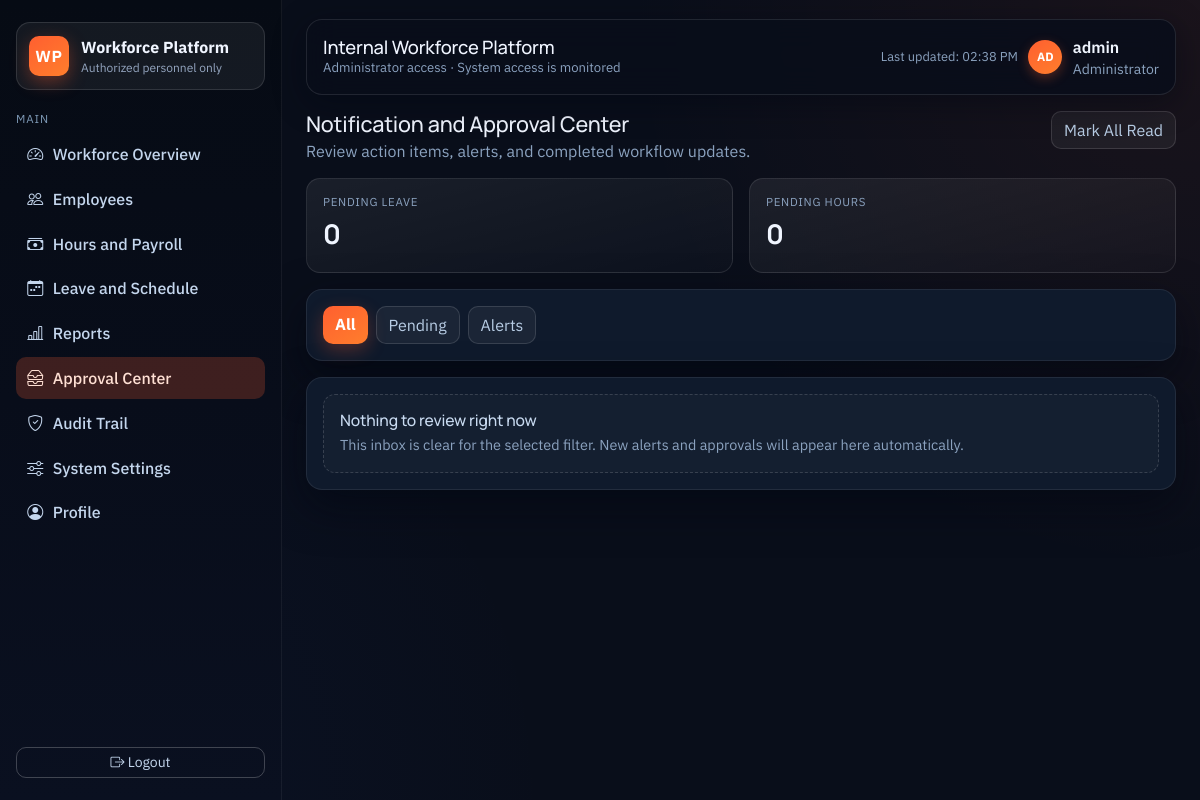
Before: /notifications/ (signed in) with the older database file.
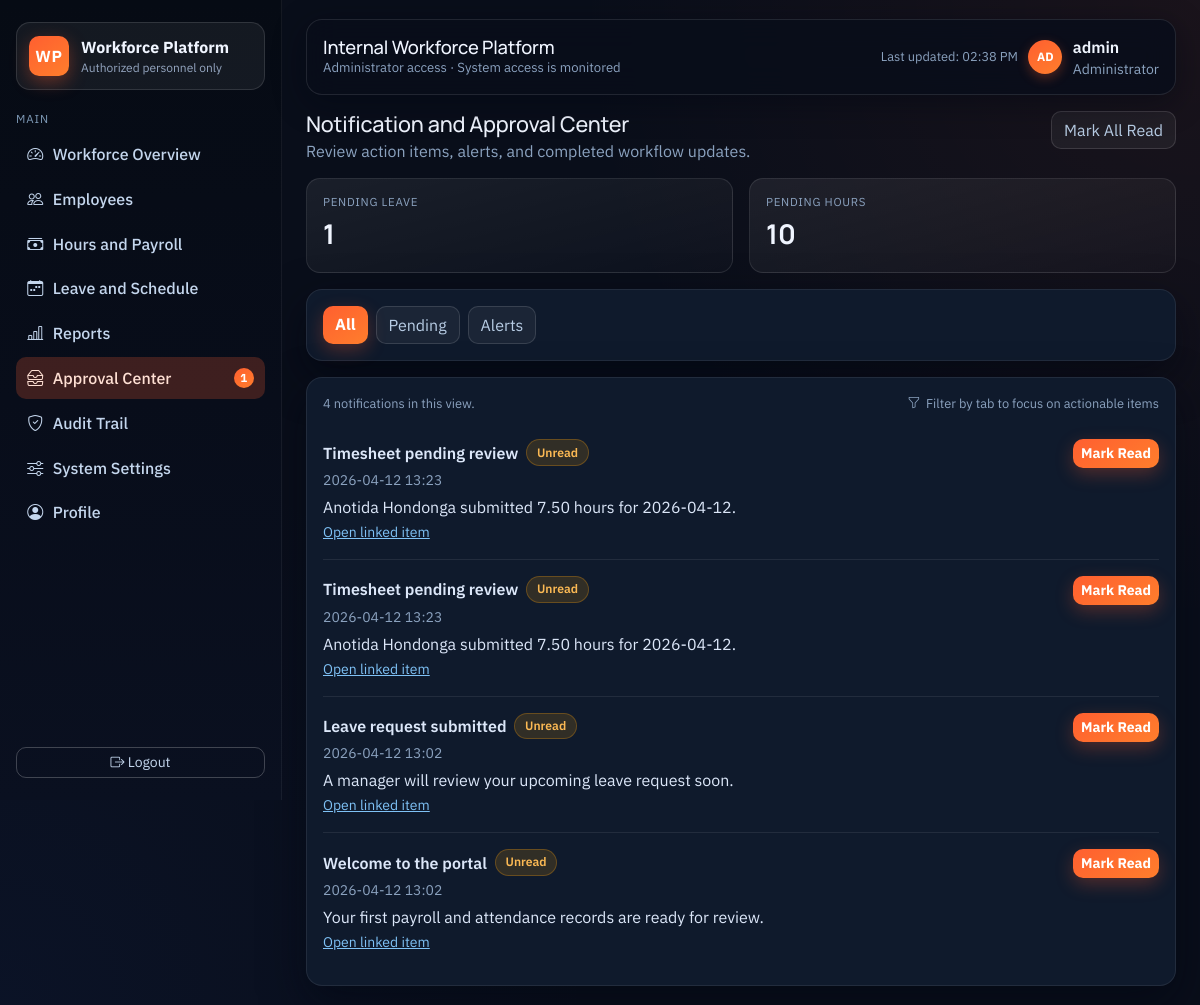
After: the same page with the newer database file.
### app/models.py (models this page shows, shortened)
class Notification(db.Model):
    __tablename__ = "notifications"
    id = db.Column(db.Integer, primary_key=True)
    user_id = db.Column(db.Integer, db.ForeignKey("users.id"), nullable=False)
    title = db.Column(db.String(140), nullable=False)
    message = db.Column(db.Text, nullable=False)
    url = db.Column(db.String(255), nullable=True)
    category = db.Column(db.String(40), nullable=False, default="info")
    is_read = db.Column(db.Boolean, nullable=False, default=False)
    created_at = db.Column(db.DateTime, default=datetime.utcnow)
    user = db.relationship("User", back_populates="notifications", lazy="joined")

### app/routes/notifications.py (the view)
@notifications_bp.route("/")
@login_required
def index():
    view = request.args.get("view", "all")
    page = parse_positive_int(request.args.get("page"), default=1)
    per_page = parse_positive_int(request.args.get("per_page"), default=20, maximum=100)
    query = Notification.query.order_by(Notification.created_at.desc())
    if current_user.has_admin_access():
        if view not in {"all", "pending", "alerts"}:
            view = "all"
        if view == "pending":
            query = query.filter(Notification.category.in_(["warning", "approval"]))
        elif view == "alerts":
            query = query.filter(Notification.category.in_(["warning", "security"]))
    else:
        if view not in {"all", "unread"}:
            view = "all"
        query = query.filter_by(user_id=current_user.id)
        if view == "unread":
            query = query.filter_by(is_read=False)
    pagination = query.paginate(page=page, per_page=per_page, error_out=False)
    notifications = pagination.items
    pending_leave = LeaveRequest.query.filter_by(status="Pending").count() if current_user.has_admin_access() else 0
    pending_hours = PayrollRecord.query.filter_by(status="Pending").count() if current_user.has_admin_access() else 0
    return render_template(
        "notifications.html",
        active_page="notifications",
        notifications=notifications,
        pagination=pagination,
        per_page=per_page,
        current_view=view,
        pending_leave=pending_leave,
        pending_hours=pending_hours,
        admin_view=current_user.has_admin_access(),
    )

### app/models.py (called while the page is built)
    @classmethod
    def label(cls, role: str) -> str:
        mapping = {
            cls.EXECUTIVE: "Executive",
            cls.ADMIN: "Administrator",
            cls.HR: "HR",
            cls.PAYROLL: "Payroll Admin",
            cls.MANAGER: "Manager",
            cls.EMPLOYEE: "Employee",
        }
        if not role:
            return "Unknown"
        return mapping.get(role, role.title())

    def has_admin_access(self) -> bool:
        return self.role in Role.ADMIN_LIKE

### app/routes/auth.py (called while the page is built)
@login_manager.user_loader
def load_user(user_id):
    return User.query.get(int(user_id))

### app/utils.py (called while the page is built)
def parse_positive_int(value, default=1, minimum=1, maximum=500):
    try:
        parsed = int(value)
    except (TypeError, ValueError):
        return default
    parsed = max(parsed, minimum)
    parsed = min(parsed, maximum)
    return parsed

### app/templates/notifications.html (shortened to what this page needs)
{% extends "base.html" %}
{% import "_components.html" as ui %}
{% block content %}
{% call ui.page_header('Notification and Approval Center', 'Review action items, alerts, and completed workflow updates.') %}
  <form method="post" action="{{ url_for('notifications.mark_all_read') }}">
    <button type="submit" class="btn btn-ghost">Mark All Read</button>
  </form>
{% endcall %}
{% if admin_view %}
  <div class="row g-3 mb-3">
    <div class="col-md-6"><div class="kpi-card"><div class="kpi-label">Pending Leave</div><p class="kpi-value">{{ pending_leave }}</p></div></div>
    <div class="col-md-6"><div class="kpi-card"><div class="kpi-label">Pending Hours</div><p class="kpi-value">{{ pending_hours }}</p></div></div>
  </div>
{% endif %}
<div class="surface-card mb-3">
  <div class="d-flex flex-wrap gap-2">
    <a class="btn {% if current_view == 'all' %}btn-primary{% else %}btn-ghost{% endif %}" href="{{ url_for('notifications.index', view='all') }}">All</a>
    {% if admin_view %}
      <a class="btn {% if current_view == 'pending' %}btn-primary{% else %}btn-ghost{% endif %}" href="{{ url_for('notifications.index', view='pending') }}">Pending</a>
      <a class="btn {% if current_view == 'alerts' %}btn-primary{% else %}btn-ghost{% endif %}" href="{{ url_for('notifications.index', view='alerts') }}">Alerts</a>
    {% else %}
      <a class="btn {% if current_view == 'unread' %}btn-primary{% else %}btn-ghost{% endif %}" href="{{ url_for('notifications.index', view='unread') }}">Unread</a>
    {% endif %}
  </div>
</div>
<div class="surface-card">
  {% if notifications %}
    <div class="table-toolbar">
      <p class="muted-meta mb-0">{{ pagination.total if pagination else notifications|length }} notifications in this view.</p>
      <span class="meta-inline"><i class="bi bi-funnel"></i>Filter by tab to focus on actionable items</span>
    </div>
    <div class="list-group list-group-flush">
      {% for note in notifications %}
        <div class="list-group-item px-0 py-3 d-flex justify-content-between align-items-start gap-3">
          <div>
            <div class="d-flex align-items-center gap-2 mb-1">
              <span class="fw-semibold">{{ note.title }}</span>
              {% if note.is_read %}
                <span class="status-badge status-active">Read</span>
              {% else %}
                <span class="status-badge status-pending">Unread</span>
              {% endif %}
            </div>
            <div class="small text-muted mb-1">{{ note.created_at.strftime('%Y-%m-%d %H:%M') }}</div>
            <div>{{ note.message }}</div>
            {% if note.url %}<a class="small" href="{{ note.url }}">Open linked item</a>{% endif %}
          </div>
          <div class="d-flex gap-1">
            {% if not note.is_read %}
              <form method="post" action="{{ url_for('notifications.mark_read', notification_id=note.id) }}"><button class="btn btn-sm btn-primary" type="submit">Mark Read</button></form>
            {% else %}
              <span class="small text-muted">Completed</span>
            {% endif %}
          </div>
        </div>
      {% endfor %}
    </div>
  {% else %}
    {{ ui.empty_state('Nothing to review right now', 'This inbox is clear for the selected filter. New alerts and approvals will appear here automatically.') }}
  {% endif %}
</div>
{% endblock %}

### app/templates/base.html (shortened to what this page needs)
<!doctype html>
<html lang="en">
  <head>
    <link href="https://cdn.jsdelivr.net/npm/bootstrap@5.3.2/dist/css/bootstrap.min.css" rel="stylesheet" />
    <link rel="stylesheet" href="https://cdn.jsdelivr.net/npm/bootstrap-icons@1.11.3/font/bootstrap-icons.min.css" />
    <link rel="stylesheet" href="{{ url_for('static', filename='css/site.css') }}" />
  </head>
  <body>
    {% if current_user.is_authenticated %}
      <div class="app-shell">
        <aside class="app-sidebar">
          <div>
            <div class="brand-block">
              <div class="brand-mark">WP</div>
              <div>
                <div class="brand-title">Workforce Platform</div>
                <div class="brand-caption">Authorized personnel only</div>
              </div>
            </div>
            <div class="nav-group-title">Main</div>
            <nav class="nav flex-column nav-enterprise">
              {% if current_user.has_admin_access() %}
                <a class="nav-link {% if active_page == 'dashboard' %}active{% endif %}" href="{{ url_for('employees.dashboard') }}"><i class="bi bi-speedometer2"></i> Workforce Overview</a>
                <a class="nav-link {% if active_page == 'employees' %}active{% endif %}" href="{{ url_for('employees.employee_directory') }}"><i class="bi bi-people"></i> Employees</a>
                <a class="nav-link {% if active_page == 'payroll' %}active{% endif %}" href="{{ url_for('employees.payroll') }}"><i class="bi bi-cash-stack"></i> Hours and Payroll</a>
                <a class="nav-link {% if active_page == 'leave' %}active{% endif %}" href="{{ url_for('leave.index') }}"><i class="bi bi-calendar-week"></i> Leave and Schedule</a>
                <a class="nav-link {% if active_page == 'reports' %}active{% endif %}" href="{{ url_for('reports.index') }}"><i class="bi bi-bar-chart-line"></i> Reports</a>
                <a class="nav-link {% if active_page == 'notifications' %}active{% endif %}" href="{{ url_for('notifications.index') }}"><i class="bi bi-inboxes"></i> Approval Center {% if unread_notification_count > 0 %}<span class="pill-count">{{ unread_notification_count }}</span>{% endif %}</a>
                <a class="nav-link {% if active_page == 'audit' %}active{% endif %}" href="{{ url_for('audit.index') }}"><i class="bi bi-shield-check"></i> Audit Trail</a>
                <a class="nav-link {% if active_page == 'settings' %}active{% endif %}" href="{{ url_for('employees.settings') }}"><i class="bi bi-sliders"></i> System Settings</a>
              {% endif %}
              <a class="nav-link {% if active_page == 'profile' %}active{% endif %}" href="{{ url_for('employees.profile') }}"><i class="bi bi-person-circle"></i> Profile</a>
            </nav>
          </div>
          <a class="btn btn-outline-light btn-sm" href="{{ url_for('auth.logout') }}"><i class="bi bi-box-arrow-right"></i> Logout</a>
        </aside>
        <main class="app-main">
          <header class="app-topbar">
            <div>
              <h1 class="topbar-title">{{ page_title or 'Internal Workforce Platform' }}</h1>
              <div class="topbar-caption">{{ role_label(current_user.role) }} access · System access is monitored</div>
            </div>
            <div class="topbar-user">
              <div class="text-end">
                <div class="muted-meta">Last updated: <span id="lastUpdatedLabel">just now</span></div>
              </div>
              <div class="avatar-chip">{{ current_user.username[:2]|upper }}</div>
              <div>
                <div class="fw-semibold" style="color:#f0f5ff">{{ current_user.username }}</div>
                <div class="small text-muted">{{ role_label(current_user.role) }}</div>
              </div>
            </div>
          </header>
          <section class="app-content">
    {% endif %}
    {% block content %}{% endblock %}
    {% if current_user.is_authenticated %}
          </section>
        </main>
      </div>
    {% else %}
      </main>
    {% endif %}
  </body>
</html>

Changed rows visible on the page:
added Notification: title "Timesheet pending review", is_read "Unread", created_at "2026-04-12 13:23", message "Anotida Hondonga submitted 7.50 hours for 2026-04-12."
added Notification: title "Timesheet pending review", is_read "Unread", created_at "2026-04-12 13:23", message "Anotida Hondonga submitted 7.50 hours for 2026-04-12."
added Notification: title "Leave request submitted", is_read "Unread", created_at "2026-04-12 13:02", message "A manager will review your upcoming leave request soon."
added Notification: title "Welcome to the portal", is_read "Unread", created_at "2026-04-12 13:02", message "Your first payroll and attendance records are ready for review."
Other visible differences:
{{ unread_notification_count }}: (not shown) → "1"
{{ pending_leave }}: "0" → "1"
{{ pending_hours }}: "0" → "10"
{{ pagination.total if pagination else notifications|length }}: (not shown) → "4"
{{ title }}: "Nothing to review right now" → (not shown)
{{ body }}: "This inbox is clear for the selected filter. New alerts and approvals will appear here automatically." → (not shown)
text now shown: "notifications in this view. Filter by tab to focus on actionable items"
